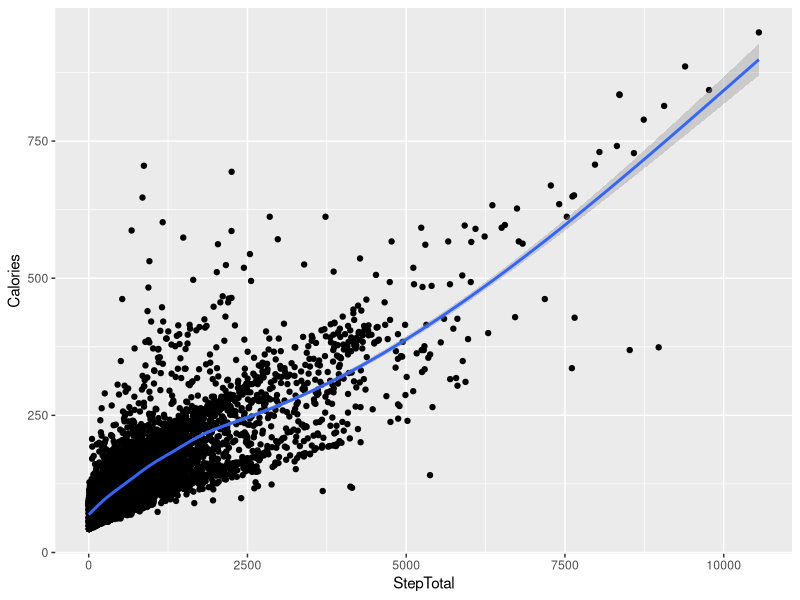
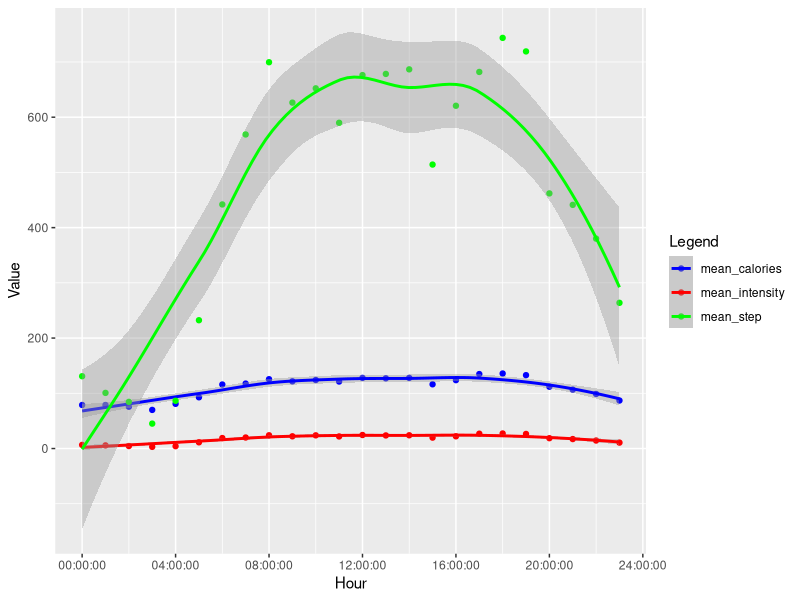
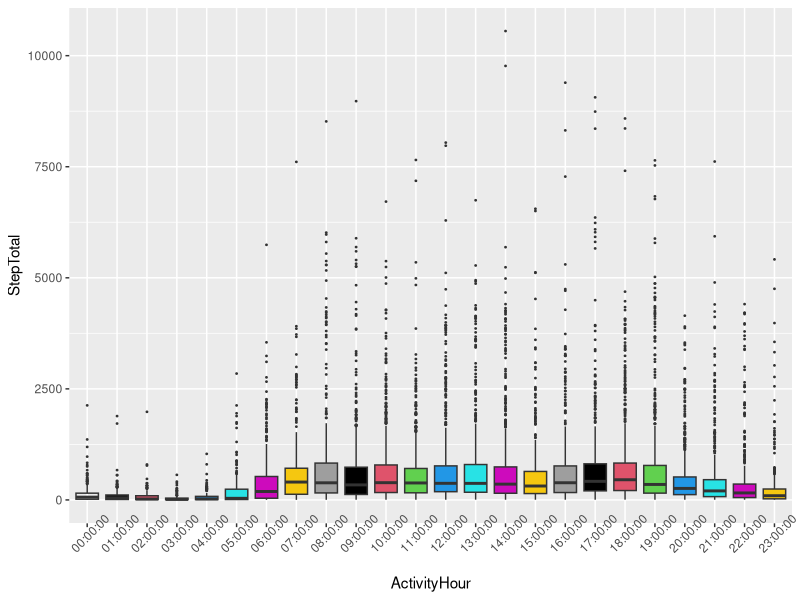
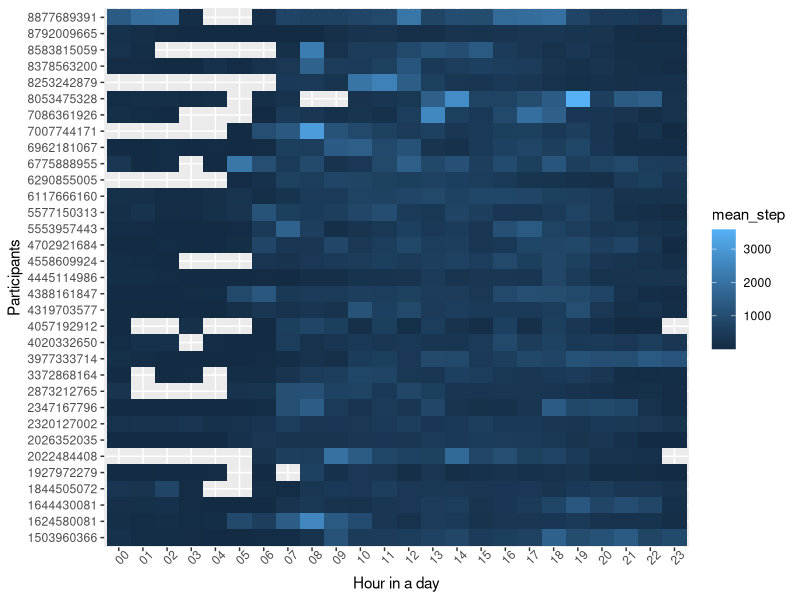

Here is the R script that generated these plots, in order:
## ---- chunk 1
library(tidyverse)
## ---- chunk 2
hourly <- read_csv('../Cleaned_data/Hourly_merged_v0.2.csv')
## ---- chunk 3
head(hourly)
## ---- chunk 4
glimpse(hourly)
## ---- chunk 5
hourly %>% select(TotalIntensity, AverageIntensity, Calories, StepTotal) %>% 
  summary()
## ---- chunk 6
mean_by_hour <- hourly %>% group_by(ActivityHour) %>% 
  summarize(mean_intensity = mean(TotalIntensity), mean_calories = mean(Calories), mean_step = mean(StepTotal))
mean_by_hour
## ---- chunk 7
hourly %>% ggplot(aes(x = StepTotal, y = Calories)) + geom_point() + geom_smooth()
## ---- chunk 8
colors <- c('mean_intensity'='red', 'mean_calories'='blue', 'mean_step'='green')
mean_by_hour %>% ggplot(aes(x = ActivityHour)) + 
  geom_point(aes(y = mean_intensity, color='mean_intensity')) + geom_smooth(aes(x = ActivityHour, y = mean_intensity, color='mean_intensity'))  + 
  geom_point(aes(y = mean_calories, color='mean_calories')) + geom_smooth(aes(x = ActivityHour, y = mean_calories, color='mean_calories')) + 
  geom_point(aes(y = mean_step, color='mean_step')) + geom_smooth(aes(x = ActivityHour, y = mean_step, color='mean_step')) +
  labs(x = "Hour", y = "Value", color = "Legend") +
    scale_color_manual(values = colors)
## ---- chunk 9
ggplot(hourly, aes(x = paste0(ActivityHour), y = StepTotal, fill = ActivityHour)) +
  geom_boxplot(outlier.size = 0.3) + 
  theme(axis.text.x = element_text(angle = 45)) + 
  labs(x = "ActivityHour")
## ---- chunk 10
hourly %>% group_by(Id, ActivityHour) %>% summarise(mean_step = mean(StepTotal)) %>% 
ggplot(aes(x = substring(paste0(ActivityHour),1,2), y = paste0(Id), fill = mean_step)) +
  geom_tile() + 
  theme(axis.text.x = element_text(angle = 45)) + 
  labs(x = "Hour in a day",  y = "Participants")
